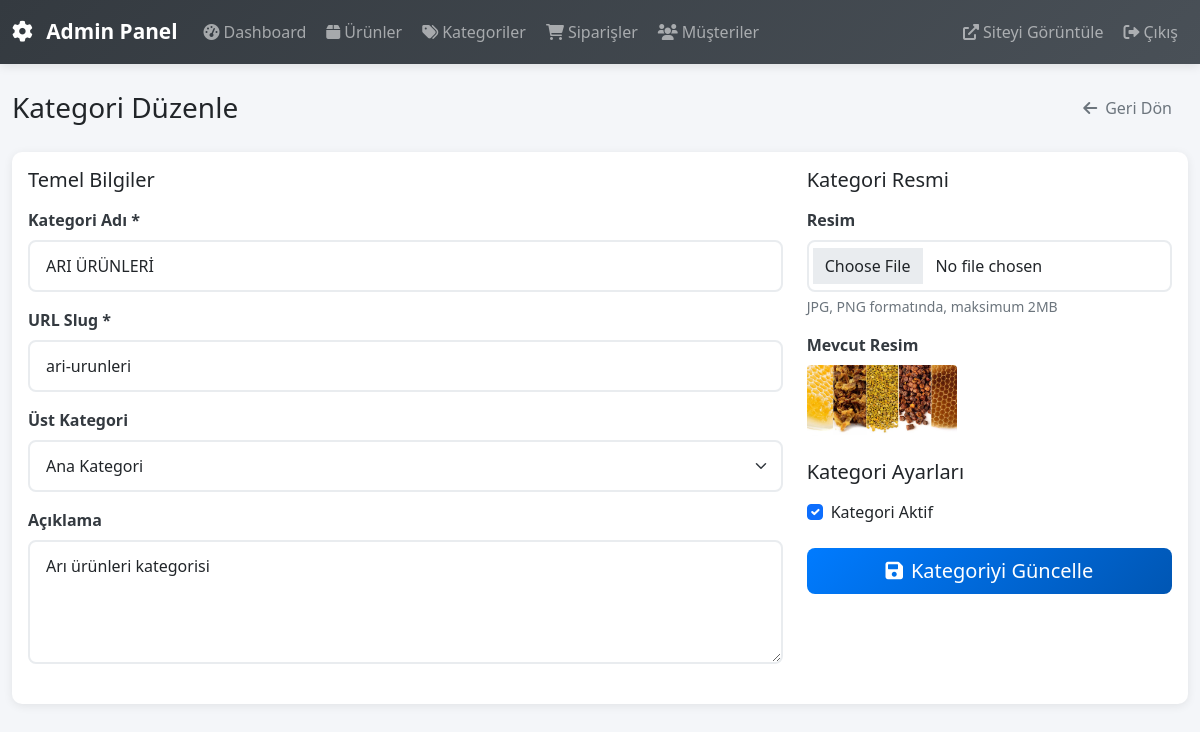
The page /admin/kategoriler/duzenle/1 (signed in) on the database its author committed.
### tables this page shows
CREATE TABLE categories (
            id INTEGER PRIMARY KEY AUTOINCREMENT,
            name TEXT NOT NULL,
            slug TEXT UNIQUE NOT NULL,
            description TEXT,
            parent_id INTEGER,
            image TEXT,
            is_active BOOLEAN DEFAULT 1,
            created_at TIMESTAMP DEFAULT CURRENT_TIMESTAMP
        );

### app.py (the view, shortened to what this page needs)
@app.route('/admin/kategoriler/duzenle/<int:category_id>', methods=['GET', 'POST'])
@login_required
def admin_edit_category(category_id):
    if not current_user.is_admin:
        flash('Bu sayfaya erişim yetkiniz yok!', 'error')
        return redirect(url_for('index'))
    conn = get_db_connection()
    category = conn.execute('SELECT * FROM categories WHERE id = ?', (category_id,)).fetchone()
    if not category:
        flash('Kategori bulunamadı!', 'error')
        conn.close()
        return redirect(url_for('admin_categories'))
    all_categories = conn.execute('SELECT * FROM categories WHERE id != ? AND is_active = 1', (category_id,)).fetchall()
    conn.close()
    return render_template('admin/edit_category.html', category=category, all_categories=all_categories)

### app.py (called while the page is built, shortened)
@app.after_request
def after_request(response):
    response.headers['Access-Control-Allow-Origin'] = '*'
    response.headers['Access-Control-Allow-Methods'] = 'GET, POST, PUT, DELETE, OPTIONS'
    response.headers['Access-Control-Allow-Headers'] = 'Content-Type, Authorization'
    response.headers['X-Content-Type-Options'] = 'nosniff'
    response.headers['X-Frame-Options'] = 'DENY'
    response.headers['X-XSS-Protection'] = '1; mode=block'
    response.headers['Referrer-Policy'] = 'strict-origin-when-cross-origin'
    return response

def get_db_connection():
    db_path = os.path.join(os.path.dirname(os.path.abspath(__file__)), 'kemah.db')
    conn = sqlite3.connect(db_path)
    conn.row_factory = sqlite3.Row
    conn.execute('PRAGMA foreign_keys=ON')
    conn.execute('PRAGMA journal_mode=WAL')
    return conn

@login_manager.user_loader
def load_user(user_id):
    conn = get_db_connection()
    user_data = conn.execute('SELECT * FROM users WHERE id = ?', (user_id,)).fetchone()
    conn.close()
    if user_data:
        return User(
            id=user_data['id'],
            username=user_data['username'],
            email=user_data['email'],
            password=user_data['password'],
            first_name=user_data['first_name'],
            last_name=user_data['last_name'],
            phone=user_data['phone'],
            address=user_data['address'],
            is_admin=bool(user_data['is_admin'])
        )
    return None

@app.context_processor
def inject_user():
    return dict(current_user=current_user)

def get_site_settings():
    try:
        conn = get_db_connection()
        settings = conn.execute('SELECT * FROM site_settings').fetchall()
        conn.close()
        site_settings = {setting['setting_key']: setting['setting_value'] for setting in settings}
        return site_settings
    except:
        return {}

@app.context_processor
def inject_site_settings():
    return dict(site_settings=get_site_settings())

### templates/admin/edit_category.html (shortened to what this page needs)
{% extends "admin/base.html" %}
{% block content %}
<div class="row">
    <div class="col-12">
        <div class="d-flex justify-content-between align-items-center mb-4">
            <h1 class="h3 mb-0">Kategori Düzenle</h1>
            <a href="{{ url_for('admin_categories') }}" class="btn btn-outline-secondary">
                <i class="fas fa-arrow-left me-2"></i>Geri Dön
            </a>
        </div>
    </div>
</div>
<div class="row">
    <div class="col-12">
        <div class="card">
            <div class="card-body">
                <form method="POST" action="{{ url_for('admin_edit_category', category_id=category.id) }}" enctype="multipart/form-data">
                    <div class="row">
                        <div class="col-md-8">
                            <div class="mb-4">
                                <h5 class="mb-3">Temel Bilgiler</h5>
                                <div class="mb-3">
                                    <label for="name" class="form-label">Kategori Adı *</label>
                                    <input type="text" class="form-control" id="name" name="name" value="{{ category.name }}" required>
                                </div>
                                <div class="mb-3">
                                    <label for="slug" class="form-label">URL Slug *</label>
                                    <input type="text" class="form-control" id="slug" name="slug" value="{{ category.slug }}" required>
                                </div>
                                <div class="mb-3">
                                    <label for="parent_id" class="form-label">Üst Kategori</label>
                                    <select class="form-select" id="parent_id" name="parent_id">
                                        <option value="">Ana Kategori</option>
                                    </select>
                                </div>
                                <div class="mb-3">
                                    <label for="description" class="form-label">Açıklama</label>
                                    <textarea class="form-control" id="description" name="description" rows="4">{{ category.description or '' }}</textarea>
                                </div>
                            </div>
                        </div>
                        <div class="col-md-4">
                            <div class="mb-4">
                                <h5 class="mb-3">Kategori Resmi</h5>
                                <div class="mb-3">
                                    <label for="image" class="form-label">Resim</label>
                                    <input type="file" class="form-control" id="image" name="image" accept="image/*">
                                    <div class="form-text">JPG, PNG formatında, maksimum 2MB</div>
                                </div>
                                {% if category.image %}
                                <div class="mb-3">
                                    <label class="form-label">Mevcut Resim</label>
                                    <div>
                                        <img src="{{ url_for('static', filename='uploads/' + category.image) }}"
                                             class="img-fluid rounded"
                                             style="max-height: 150px; max-width: 150px;"
                                             alt="Kategori Resmi">
                                    </div>
                                </div>
                                {% endif %}
                            </div>
                            <div class="mb-4">
                                <h5 class="mb-3">Kategori Ayarları</h5>
                                <div class="form-check mb-3">
                                    <input class="form-check-input" type="checkbox" id="is_active" name="is_active" {% if category.is_active %}checked{% endif %}>
                                    <label class="form-check-label" for="is_active">
                                        Kategori Aktif
                                    </label>
                                </div>
                            </div>
                            <div class="d-grid">
                                <button type="submit" class="btn btn-primary btn-lg">
                                    <i class="fas fa-save me-2"></i>Kategoriyi Güncelle
                                </button>
                            </div>
                        </div>
                    </div>
                </form>
            </div>
        </div>
    </div>
</div>
{% endblock %}

### static/css/admin.css (style rules this page uses)
:root { --admin-primary: #007bff; --admin-secondary: #6c757d; --admin-success: #28a745; --admin-danger: #dc3545; --admin-warning: #ffc107; --admin-info: #17a2b8; --admin-light: #f8f9fa; --admin-dark: #343a40; --admin-sidebar-width: 250px; }
body { background-color: #f4f6f9; font-family: 'Segoe UI', Tahoma, Geneva, Verdana, sans-serif; }
.card { border: none; border-radius: 10px; box-shadow: 0 2px 10px rgba(0,0,0,0.08); transition: box-shadow 0.3s ease; }
.btn { border-radius: 8px; font-weight: 500; transition: all 0.3s ease; border: none; padding: 0.5rem 1rem; }
.btn-primary { background: linear-gradient(135deg, var(--admin-primary), #0056b3); }
.form-control, .form-select { border: 2px solid #e9ecef; border-radius: 8px; padding: 0.75rem 1rem; transition: border-color 0.3s ease, box-shadow 0.3s ease; }
.form-label { font-weight: 600; color: var(--admin-dark); margin-bottom: 0.5rem; }

### rows shown on the page
categories: name "ARI ÜRÜNLERİ", slug "ari-urunleri", description "Arı ürünleri kategorisi", image (picture), is_active "☑"
